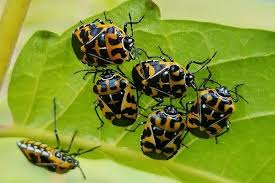
#> input picture images/images (9).jpg, 275 x 183 px
$ jupyter execute Assignment.ipynb
#> lines starting #> are read from the running program, lines starting #| are printed output that depends on the picture; after the words box and inside, x2 and y2 are one past the last pixel; in counts of white or black regions, pixels touching at a corner belong together
[cell 1]
import cv2
import numpy as np
import matplotlib.pyplot as plt
import os
from sklearn.cluster import KMeans

[cell 2]
img_path = "images/images (9).jpg"
img = cv2.imread(img_path)
#> img is the input picture: shape (183, 275, 3); mean B, G, R 50.1, 149, 129.5
img_rgb = cv2.cvtColor(img, cv2.COLOR_BGR2RGB)

[cell 3]
plt.imshow(img_rgb)
plt.title("Original Image")
plt.axis("off")
plt.show()

[cell 4]
img_lab = cv2.cvtColor(img_rgb, cv2.COLOR_RGB2LAB)
#> img_lab: shape (183, 275, 3); mean of channels 0, 1, 2 147.6, 108.2, 172.4

[cell 5]
# reshape image to (num_pixels, 3)
pixel_values = img_lab.reshape((-1, 3))
pixel_values = np.float32(pixel_values)

# number of clusters
k = 3   # try 3 or 4

[cell 6]
# kmeans
criteria = (cv2.TERM_CRITERIA_EPS + cv2.TERM_CRITERIA_MAX_ITER, 100, 0.2)
_, labels, centers = cv2.kmeans(
    pixel_values,
    k,
    None,
    criteria,
    10,
    cv2.KMEANS_RANDOM_CENTERS
)
#> centers = [[156.4, 101.5, 184.6], [204, 112.3, 166.1], [41.23, 124.9, 140.6]]

[cell 7]
# reshape labels back to image
labels = labels.flatten()
segmented_img = centers[labels].reshape(img_lab.shape)
#> segmented_img: shape (183, 275, 3) float32; mean of channels 0, 1, 2 147.6, 108.2, 172.4
segmented_img = np.uint8(segmented_img)
#> segmented_img: shape (183, 275, 3); mean of channels 0, 1, 2 147.3, 107.7, 171.9

[cell 8]
# convert back to RGB for display
segmented_rgb = cv2.cvtColor(segmented_img, cv2.COLOR_LAB2RGB)

[cell 9]
plt.figure(figsize=(12,5))

plt.subplot(1,2,1)
plt.imshow(img_rgb)
plt.title("Original Image")
plt.axis("off")

plt.subplot(1,2,2)
plt.imshow(segmented_rgb)
plt.title(f"K-Means Segmentation (k={k})")
plt.axis("off")

plt.show()

[cell 10]
for i in range(k):
    mask = (labels.reshape(img_lab.shape[:2]) == i)

    cluster_img = img_rgb.copy()
    cluster_img[~mask] = 0

    plt.imshow(cluster_img)
    plt.title(f"Cluster {i}")
    plt.axis("off")
    plt.show()
#> this loop made 3 passes
#> pass 1, `mask = (labels.reshape(img_lab.shape[:2]) == i)`:
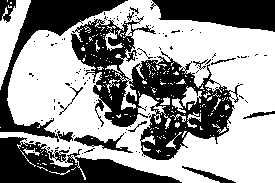
#> mask: shape (183, 275) bool; 58.4% white; 109 black regions (94 under 20 px), largest, box (x1, y1, x2, y2) and area: (71, 16, 243, 160) 8869, (0, 137, 182, 183) 4183, (0, 0, 128, 142) 3588
#> pass 1, `plt.show()`:
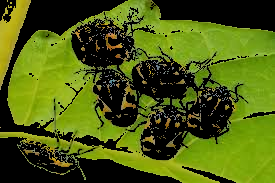
#> shown: shape (183, 275, 3); mean R, G, B 75.8, 92.6, 16.8
#> after the loop:
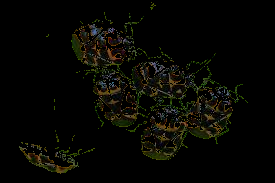
#> cluster_img: shape (183, 275, 3); mean R, G, B 7.2, 7.1, 3.2
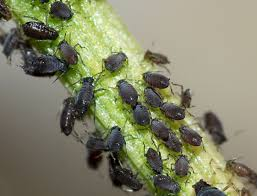
#> input picture images/download (2).jpg, 257 x 196 px
#> further down, img is the input picture: shape (196, 257, 3); mean B, G, R 105.3, 132.9, 131.8

[cell 11]
def kmeans_segment(img, k=3):
#> called with k = 3
    img_rgb = cv2.cvtColor(img, cv2.COLOR_BGR2RGB)
#> img_rgb: shape (196, 257, 3)
    img_lab = cv2.cvtColor(img_rgb, cv2.COLOR_RGB2LAB)
#> img_lab: shape (196, 257, 3); mean of channels 0, 1, 2 137.8, 123.1, 142.4

    pixel_values = img_lab.reshape((-1, 3))
    pixel_values = np.float32(pixel_values)

    criteria = (cv2.TERM_CRITERIA_EPS + cv2.TERM_CRITERIA_MAX_ITER, 100, 0.2)
    _, labels, centers = cv2.kmeans(
        pixel_values,
        k,
        None,
        criteria,
        10,
        cv2.KMEANS_RANDOM_CENTERS
    )
#> centers = [[186.1, 120.8, 146.8], [53, 126.9, 134.1], [114.4, 124.3, 140.5]]

    labels = labels.flatten()
    segmented_img = centers[labels].reshape(img_lab.shape)
#> segmented_img: shape (196, 257, 3) float32; mean of channels 0, 1, 2 137.8, 123.1, 142.4
    segmented_lab = np.uint8(segmented_img)
#> segmented_lab: shape (196, 257, 3); mean of channels 0, 1, 2 137.6, 122.4, 141.8

    return segmented_lab, labels, img_rgb

[cell 12]
input_folders = ["images"]
output_folder = "output"

for folder in input_folders:
    out_sub = os.path.join(output_folder, os.path.basename(folder))
    os.makedirs(out_sub, exist_ok=True)

    for file in os.listdir(folder):
        if file.lower().endswith((".jpg", ".png")):
            path = os.path.join(folder, file)
            img = cv2.imread(path)

            segmented_lab, labels, img_rgb = kmeans_segment(img, k=3)
            segmented_rgb = cv2.cvtColor(segmented_lab, cv2.COLOR_LAB2RGB)
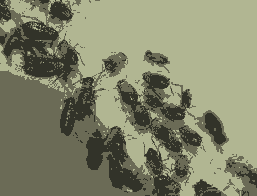
#> segmented_rgb: shape (196, 257, 3); mean R, G, B 130.4, 132.9, 106.7

            # Reshape labels to image shape
            reshaped_labels = labels.reshape(img.shape[:2])
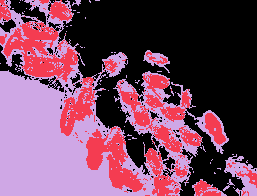
#> reshaped_labels: shape (196, 257) int32; 3 distinct labels, from 0 to 2; one colour per label, 0 black

            # Calculate areas for each cluster
            areas = [np.sum(reshaped_labels == i) for i in range(3)]
#> areas = [23891, 8698, 17783]
            insect_cluster = np.argmin(areas)  # smallest area assumed insect
#> insect_cluster = 1
            leaves_cluster = np.argmax(areas)  # largest area assumed leaves
#> leaves_cluster = 0

            # Create mask: 255 for insect, 128 for leaves, 0 for others
            mask = np.zeros_like(reshaped_labels, dtype=np.uint8)
            mask[reshaped_labels == insect_cluster] = 255
            mask[reshaped_labels == leaves_cluster] = 128

            # Create overlay: green for insect, blue for leaves
            overlay = img_rgb.copy()
            overlay[reshaped_labels == insect_cluster] = [0, 255, 0]  # green
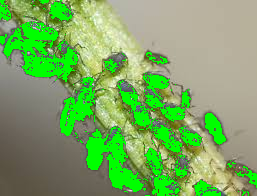
#> overlay: shape (196, 257, 3); mean R, G, B 122.9, 168.2, 98.3
            overlay[reshaped_labels == leaves_cluster] = [0, 0, 255]  # blue
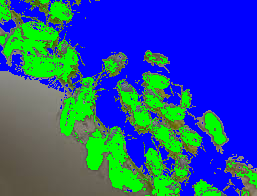
#> overlay: shape (196, 257, 3); mean R, G, B 38, 81.9, 150.8
            overlay_bgr = cv2.cvtColor(overlay, cv2.COLOR_RGB2BGR)

            original_bgr = img
            mask_bgr = cv2.cvtColor(mask, cv2.COLOR_GRAY2BGR)
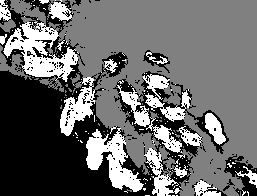
#> mask_bgr: shape (196, 257, 3); min 0, max 255, mean 104.7
            combined = cv2.hconcat([original_bgr, mask_bgr, overlay_bgr])
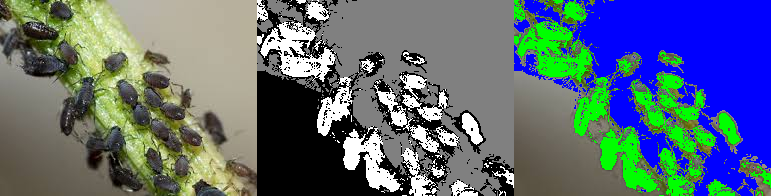
#> combined: shape (196, 771, 3); mean B, G, R 120.3, 106.5, 91.5

            output_filename = file.replace(".jpg", "_combined.jpg").replace(".png", "_combined.png")
            cv2.imwrite(os.path.join(out_sub, output_filename), combined)

            print("Processed:", path)
